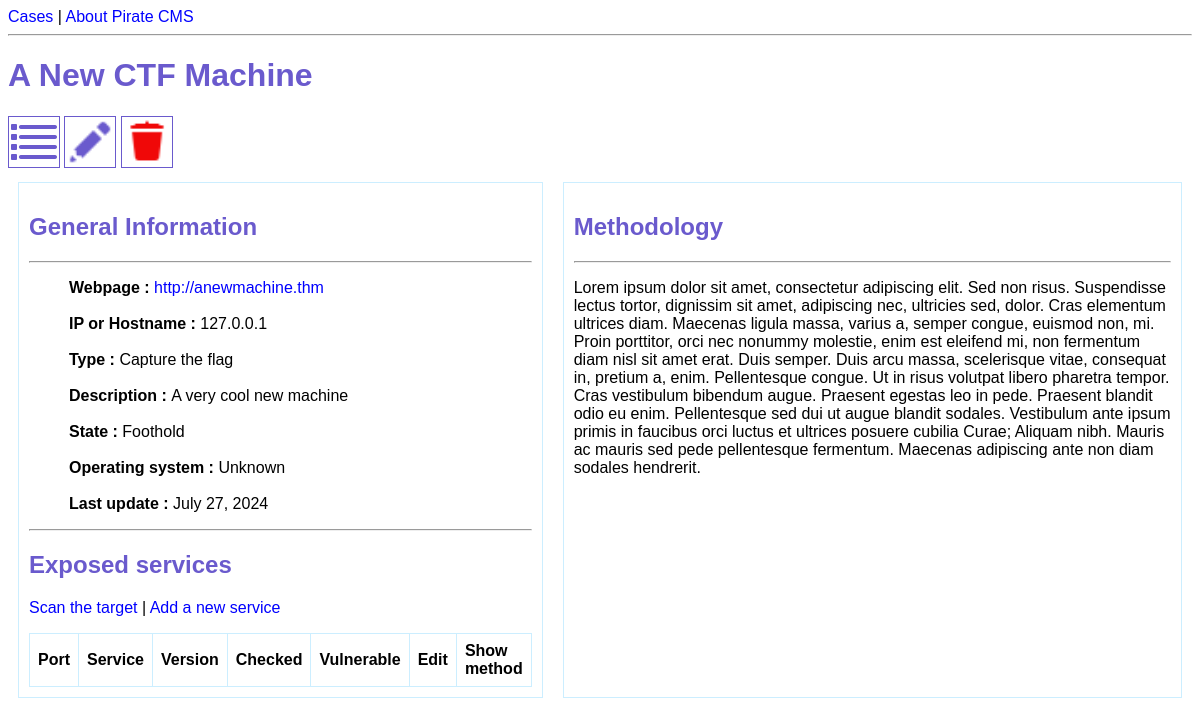
/cases/2/, run on an earlier commit of the app's database.
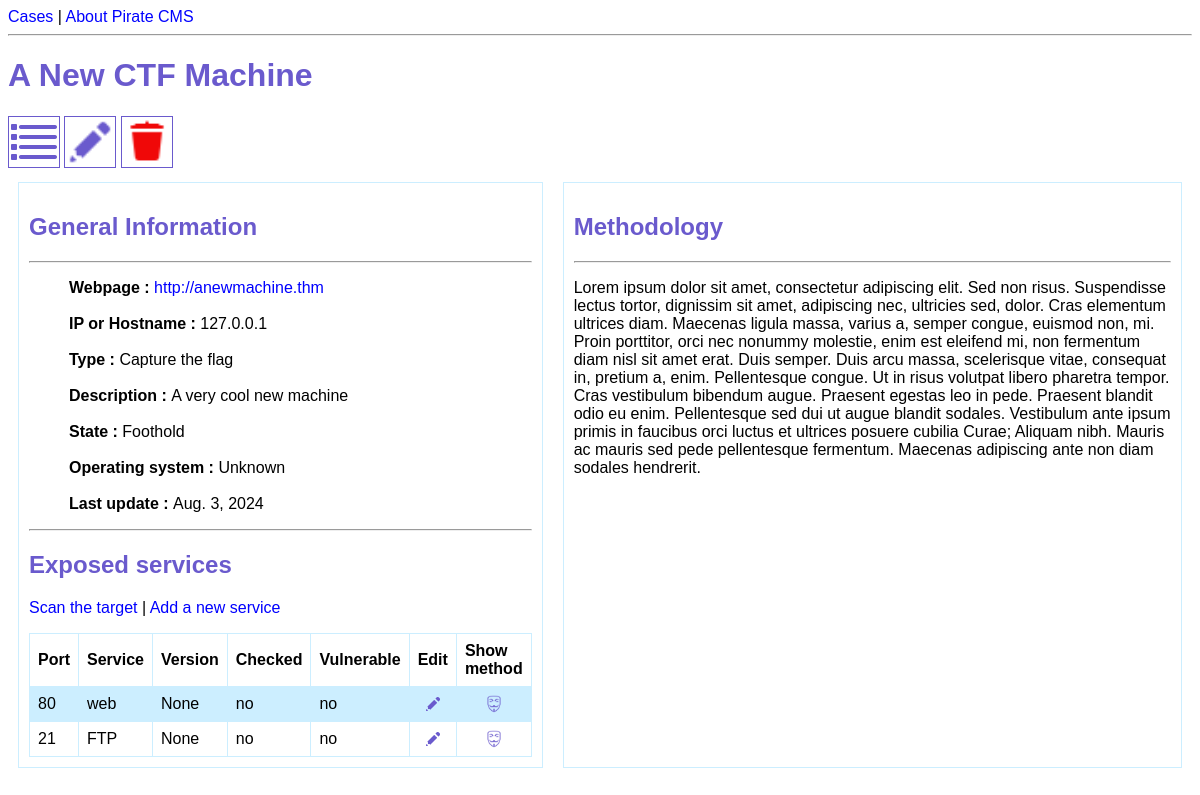
And on a later commit of the database.
### cms/models.py (models this page shows, shortened)
class Case(models.Model):
    class State(models.TextChoices):
        ENUMERATION = 'Enumeration'
        FOOTHOLD = 'Foothold'
        PRIVESC = 'Privilege escalation'
        ROOTED = 'Rooted'
    class OperatingSystem(models.TextChoices):
        UNKNOWN = 'Unknown'
        LINUX = 'Linux'
        WINDOWS = 'Windows'
    class TypeTarget(models.TextChoices):
        CAPTURE_THE_FLAG = 'Capture the flag'
        BUG_BOUNTY = 'Bug bounty'
        IN_THE_WILD = 'In the wild'
        NOT_DEFINED = 'Not defined'
    name = models.fields.CharField(max_length=250, null=True)
    webpage = models.fields.URLField(null=True, blank=True)
    address = models.fields.CharField(max_length=250, null=True)
    description = models.fields.CharField(max_length=1000, null=True, blank=True)
    state = models.fields.CharField(choices=State.choices, max_length=20, default="Enumeration")
    OS = models.fields.CharField(choices=OperatingSystem.choices, max_length=10, default="Unknown")
    last_update = models.fields.DateField(null=True, default=date.today())
    type_of_target = models.fields.CharField(choices=TypeTarget.choices, max_length=20, default='Not defined')

class Service(models.Model):
    name = models.fields.CharField(max_length=250, null=True)
    port = models.fields.IntegerField(null=True, validators=[MaxValueValidator(65535)])
    version = models.fields.CharField(max_length=10, null=True, blank=True)
    checked = models.fields.BooleanField(default=False)
    vulnerable = models.fields.BooleanField(default=False)
    linked_methodology = models.ForeignKey(Methodology, null=True, on_delete=models.SET_NULL)
    linked_case = models.ForeignKey(Case, on_delete=models.CASCADE, null=True)

### cms/views.py (the view)
# urls.py: path('cases/<int:id>/', views.case_detail, name='case-detail'),
def case_detail(request, id):
    case = Case.objects.get(id=id)
    services = Service.objects.filter(linked_case=case.id)
    return render(request, 'cms/case_detail.html', {'case': case, 'services': services})

### cms/templates/cms/case_detail.html (shortened to what this page needs)
{% extends 'cms/base.html' %}
{% load static %}
{% block content %}
<h1>{{ case.name }}</h1>
<a href="{% url 'cases-list' %}">
    <img src="{% static 'cms/list_icon.png' %}" class="big_icons" title="Back to cases list">
</a>
<a href="{% url 'case-update' case.id %}">
    <img  src="{% static 'cms/edit_icon.png' %}" class="big_icons" title="Edit the case" width="50" height="50">
</a>
<a href="{% url 'case-delete' case.id %}">
    <img  src="{% static 'cms/delete_icon.png' %}" class="big_icons" title="Delete the case" width="50" height="50">
</a>
<div class="flex-container">
    <div style="flex-basis: 40%;">
        <h2>General Information</h2>
        <hr>
        <ul>
            <li><strong>Webpage : </strong><a href={{ case.webpage }} target="_blank">{{ case.webpage }}</a></li><br>
            <li><strong>IP or Hostname : </strong>{{ case.address }}</li><br>
            {% if case.description %}
            <li><strong>Type : </strong>{{ case.type_of_target }}</li><br>
            <li><strong>Description : </strong>{{ case.description }}</li><br>
            {% endif %}
            <li><strong>State : </strong>{{ case.state }}</li><br>
            <li><strong>Operating system : </strong>{{ case.OS }}</li><br>
            <li><strong>Last update : </strong>{{ case.last_update }}</li>
        </ul>
        <hr>
        <h2>Exposed services</h2>
        <p><a href="">Scan the target </a>|<a href="{% url 'add-service' case.id %}"> Add a new service</a></p>
        <table>
            <tr>
                <th>Port</th>
                <th>Service</th>
                <th>Version</th>
                <th>Checked</th>
                <th>Vulnerable</th>
                <th>Edit</th>
                <th>Show method</th>
            </tr>
            {% for service in services %}
            <tr>
                <td>{{ service.port }}</td>
                <td>{{ service.name }}</td>
                <td>{{ service.version }}</td>
                <td>{{ service.checked|yesno }}</td>
                <td>{{ service.vulnerable|yesno }}</td>
                <td style="text-align: center;">
                    <a href="">
                        <img src="{% static 'cms/edit_icon.png' %}" width="18" height="18" title="Edit">
                    </a>
                </td>
                <td style="text-align: center;">
                    <a href="">
                        <img src="{% static 'cms/method_icon.png' %}" width="18" height="18" title="Edit">
                    </a>
                </td>
            </tr>
            {% endfor %}
        </table>
    </div>
    <div style="flex-basis: 60%;">
        <h2>Methodology</h2>
        <hr>
        <p>Lorem ipsum dolor sit amet, consectetur adipiscing elit. Sed non risus. Suspendisse lectus tortor, dignissim sit amet, adipiscing nec, ultricies sed, dolor. Cras elementum ultrices diam. Maecenas ligula massa, varius a, semper congue, euismod non, mi. Proin porttitor, orci nec nonummy molestie, enim est eleifend mi, non fermentum diam nisl sit amet erat. Duis semper. Duis arcu massa, scelerisque vitae, consequat in, pretium a, enim. Pellentesque congue. Ut in risus volutpat libero pharetra tempor. Cras vestibulum bibendum augue. Praesent egestas leo in pede. Praesent blandit odio eu enim. Pellentesque sed dui ut augue blandit sodales. Vestibulum ante ipsum primis in faucibus orci luctus et ultrices posuere cubilia Curae; Aliquam nibh. Mauris ac mauris sed pede pellentesque fermentum. Maecenas adipiscing ante non diam sodales hendrerit.</p>
    </div>
</div>
{% endblock %}

### cms/templates/cms/base.html (shortened to what this page needs)
{% load static %}
<html>
    <head>
        <link rel="stylesheet" href="{% static 'cms/styles.css' %}">
    </head>
    <body>
        <nav>
            <a href="{% url 'cases-list' %}">Cases</a> |
            <a href="{% url 'welcome' %}">About Pirate CMS</a>
        </nav>
        <hr>
        {% block content %}{% endblock %}
    </body>
</html>

### cms/static/cms/styles.css (style rules this page uses)
* { font-family: Helvetica; }
h1 { color: slateblue; }
li { list-style-type: none; }
a { text-decoration: none; color: blue; }
table { width: 100%; border-collapse: collapse; }
td, th { border: 1px solid #cceeff; text-align: left; padding: 8px; }
tr:nth-child(even) { background-color: #cceeff; }
.big_icons { border: solid slateblue 1px; }
.flex-container { display: flex; }
.flex-container > div { margin: 10px; border: solid #cceeff 1px; padding: 10px; }
hr { color: slateblue; }
h2 { color: slateblue; }

What changed in the data, as far as the page shows it:
changed Case "A New CTF Machine": last_update "July 27, 2024" → "Aug. 3, 2024"
added Service: port "80", name "web", version "None", checked "no", vulnerable "no"
added Service: port "21", name "FTP", version "None", checked "no", vulnerable "no"
